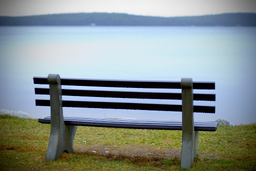
#> input picture data/bench.png, 256 x 171 px, shrunk from 512 x 342 before the run
$ python seam_carving_simple.py   (older library calls are emulated)
#> lines starting #> are read from the running program, lines starting #| are printed output that depends on the picture
import numpy as np
import cv2
from scipy import ndimage
import skimage.measure


def energy_e1(image):
    grad_x = ndimage.convolve1d(image, np.array([1, 0, -1]), axis=1, mode='wrap')
    grad_y = ndimage.convolve1d(image, np.array([1, 0, -1]), axis=0, mode='wrap')

    # grad_x = cv2.Sobel(image, cv2.CV_64F, 1, 0, ksize=1)
    # grad_y = cv2.Sobel(image, cv2.CV_64F, 0, 1, ksize=1)

    grad_x = np.abs(grad_x).sum(axis=2)
    grad_y = np.abs(grad_y).sum(axis=2)
    gradient_map = (np.abs(grad_x) + np.abs(grad_y))

    return gradient_map


# [26 lines left out: functions energy_e2, energy_entropy, not called in this run]


def make_heatmap(image):
    image = image / image.max()
    image = (image * 255).astype(np.uint8)
    heatmap_img = cv2.applyColorMap(image, cv2.COLORMAP_JET)
    return heatmap_img


# [34 lines left out: function find_min_energy_seam_horizontal, not called in this run]


def find_min_energy_seam_vertical(image_energy, protect_mask=None, remove_mask=None):
    height, width = image_energy.shape
    image_energy = np.array(image_energy)  # make a copy
    traceback = np.zeros_like(image_energy, dtype=np.int)

    if protect_mask is not None:
        image_energy[protect_mask] = 1000000

    if remove_mask is not None:
        image_energy[remove_mask] = -1000000

    for y in range(1, height):
        for x in range(0, width):
            if x == 0:
                idx = np.argmin(image_energy[y - 1, x:x + 2])
                traceback[y, x] = idx + x
                min_energy = image_energy[y - 1, idx + x]
            else:
                idx = np.argmin(image_energy[y - 1, x - 1:x + 2])
                traceback[y, x] = idx + x - 1
                min_energy = image_energy[y - 1, idx + x - 1]

            image_energy[y, x] += min_energy

    # backtrack to find path
    seam_idx = []
    seam_mask = np.ones((height, width), dtype=np.bool)
    j = np.argmin(image_energy[-1])  # last row
    for i in range(height - 1, -1, -1):
        seam_mask[i, j] = False
        seam_idx.append(j)
        j = traceback[i, j]

    seam_idx.reverse()
    return np.array(seam_idx), seam_mask


# set energy function here
energy_func = energy_e1
reduce_width = True
if __name__ == '__main__':
    # input_file = 'data/castle.jpg'
    # input_file = 'data/train.jpg'
    # input_file = 'data/shore.jpg'
    input_file = 'data/bench.png'
    # input_file = 'data/plane.jpg'
    # input_file = 'data/benz.jpg'
    input_image = cv2.imread(input_file).astype(np.float64)
    input_image = input_image / 255.0
    if input_image.shape[2] > 3:
        input_image = input_image[:, :, :3]

    if reduce_width:
        width_to_remove = 100
        for i in range(width_to_remove):
            energy_map = energy_func(input_image)
            heatmap = make_heatmap(energy_map)

            seam_index, seam_mask = find_min_energy_seam_vertical(energy_map, None, None)

            output_image = np.array(input_image)
            output_image[~seam_mask] = [0, 0, 1.]
            heatmap[~seam_mask] = [0, 0, 255.]
            concat = np.concatenate([(output_image * 255).astype(np.uint8), heatmap], axis=0)
            cv2.imshow("seam image + energy map", concat)
            cv2.waitKey(1)

            input_image = output_image[seam_mask].reshape((output_image.shape[0], output_image.shape[1] - 1, 3))
#> this loop made 100 passes
#> pass 1, in energy_e1, `grad_y = ndimage.convolve1d(image, np.array([1, 0, -1]), axis=0, mode=..`:
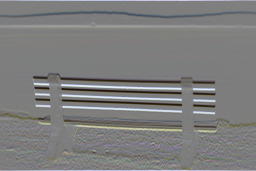
#> grad_y: shape (171, 256, 3) float64; mean B, G, R -6.3e-16, -3.15e-16, -5.5e-17; drawn with min black and max white
#> pass 1, in energy_e1, `grad_x = np.abs(grad_x).sum(axis=2)`:
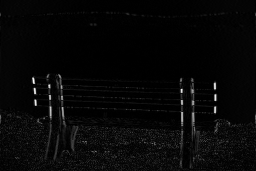
#> grad_x: shape (171, 256) float64; min 0, max 2.51, mean 0.0747; drawn with min black and max white
#> pass 1, in energy_e1, `grad_y = np.abs(grad_y).sum(axis=2)`:
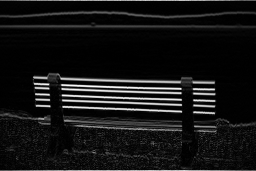
#> grad_y: shape (171, 256) float64; min 0, max 2.73, mean 0.229; drawn with min black and max white
#> after the loop:
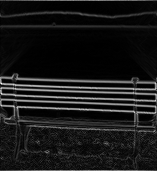
#> energy_map: shape (171, 157) float64; min 0, max 4.01, mean 0.394; drawn with min black and max white
#> after the loop:
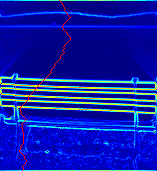
#> heatmap: shape (171, 157, 3); mean of channels 0, 1, 2 169.1, 30.1, 13.3; drawn as B, G, R
#> after the loop:
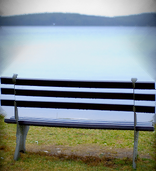
#> input_image: shape (171, 156, 3) float64; mean B, G, R 0.577, 0.577, 0.537
#> after the loop:
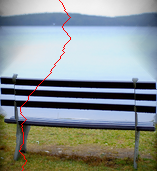
#> output_image: shape (171, 157, 3) float64; mean B, G, R 0.573, 0.573, 0.54
    else:
        height_to_remove = 150
        for i in range(height_to_remove):
            energy_map = energy_func(input_image)
            heatmap = make_heatmap(energy_map)

            seam_index, seam_mask = find_min_energy_seam_horizontal(energy_map, None, None)

            output_image = np.array(input_image)
            output_image[~seam_mask] = [0, 0, 1.]
            heatmap[~seam_mask] = [0, 0, 255]
            concat = np.concatenate([(output_image * 255).astype(np.uint8), heatmap], axis=1)
            cv2.imshow("seam image + energy map", concat)
            cv2.waitKey(1)

            output_image = np.rot90(output_image, 1, axes=(0, 1))
            seam_mask = np.rot90(seam_mask, 1, axes=(0, 1))
            input_image = output_image[seam_mask].reshape((output_image.shape[0], output_image.shape[1] - 1, 3))
            input_image = np.rot90(input_image, -1, axes=(0, 1))

    cv2.imwrite("train_{}.png".format('w' if reduce_width else 'h'), (input_image * 255).astype(np.uint8))
    cv2.imshow("final image", input_image)
    cv2.waitKey(0)

$ run again, with data/shore.jpg saved as data/bench.png
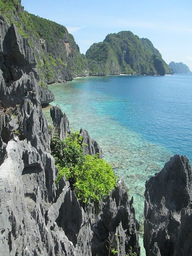
#> input picture data/shore.jpg, 192 x 256 px, shrunk from 432 x 576 before the run
#> the loop `for i in range(width_to_remove):` made 100 passes
#> after the loop `for i in range(width_to_remove):`:
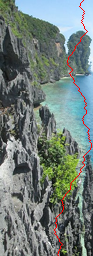
#> output_image: shape (256, 93, 3) float64; mean B, G, R 0.485, 0.499, 0.447
